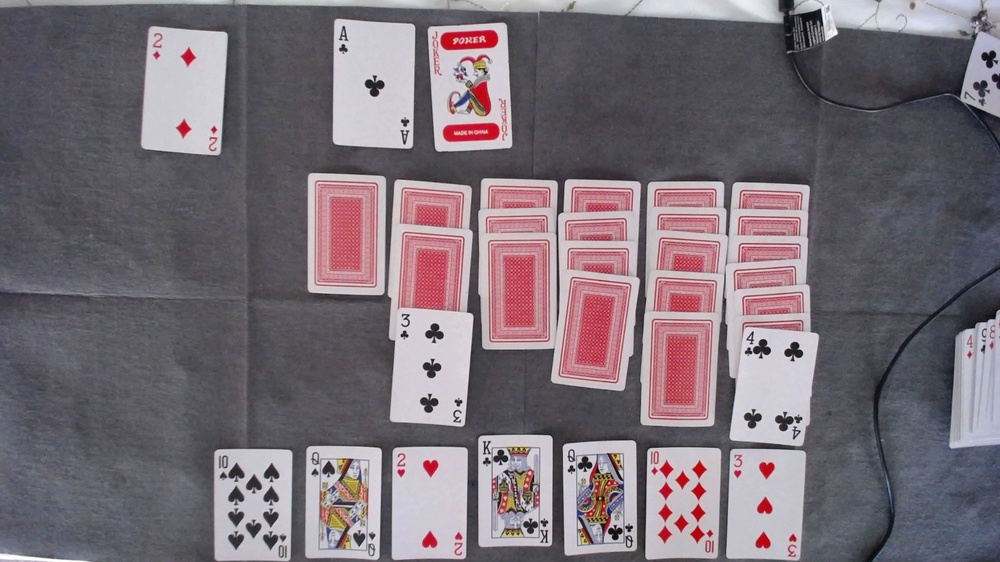
#> input picture test.jpg, 1000 x 562 px, shrunk from 1920 x 1080 before the run, found by its file name
$ python sharpen.py
#> lines starting #> are read from the running program, lines starting #| are printed output that depends on the picture
# "Sharpen" an image by  multiplying every pixel by 2, and then subtracting
# the average value of the neighborhood from it.

#See slide number 22 from IrfanEssa-CP-02-5-Filtering.pdf

#
# Jay Summet 2015
#
#Python 2.7, OpenCV 2.4.x
#

import cv2
import numpy as np


#Linux window/threading setup code.
cv2.startWindowThread()
cv2.namedWindow("Original")
cv2.namedWindow("Sharpen")

#Load source / input image as grayscale, also works on color images...
imgIn = cv2.imread("test.jpg", cv2.IMREAD_GRAYSCALE)
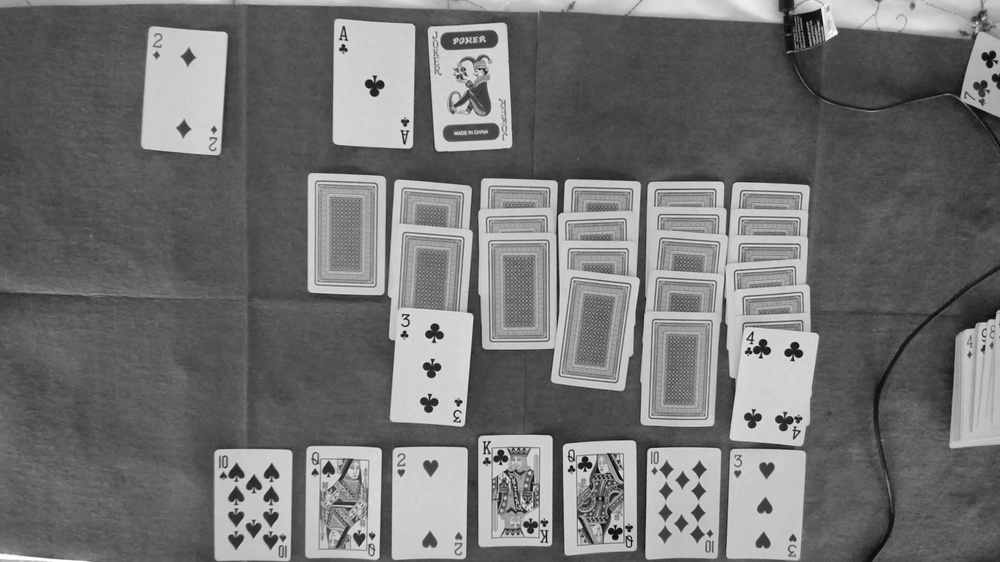
#> imgIn: shape (562, 1000); min 0, max 255, mean 114.9
cv2.imshow("Original", imgIn)


#Create the identity filter, but with the 1 shifted to the right!
kernel = np.zeros( (9,9), np.float32)
kernel[4,4] = 2.0   #Identity, times two!

#Create a box filter:
boxFilter = np.ones( (9,9), np.float32) / 81.0

#Subtract the two:
kernel = kernel - boxFilter


#Note that we are subject to overflow and underflow here...but I believe that
# filter2D clips top and bottom ranges on the output, plus you'd need a
# very bright or very dark pixel surrounded by the opposite type.

custom = cv2.filter2D(imgIn, -1, kernel)
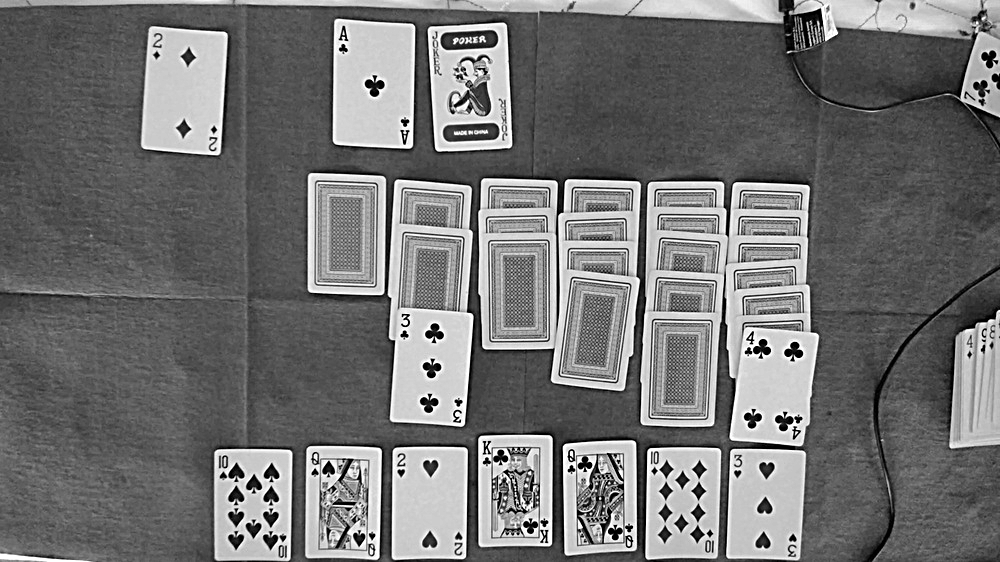
#> custom: shape (562, 1000); min 0, max 255, mean 115
cv2.imshow("Sharpen", custom)


cv2.waitKey(0)
